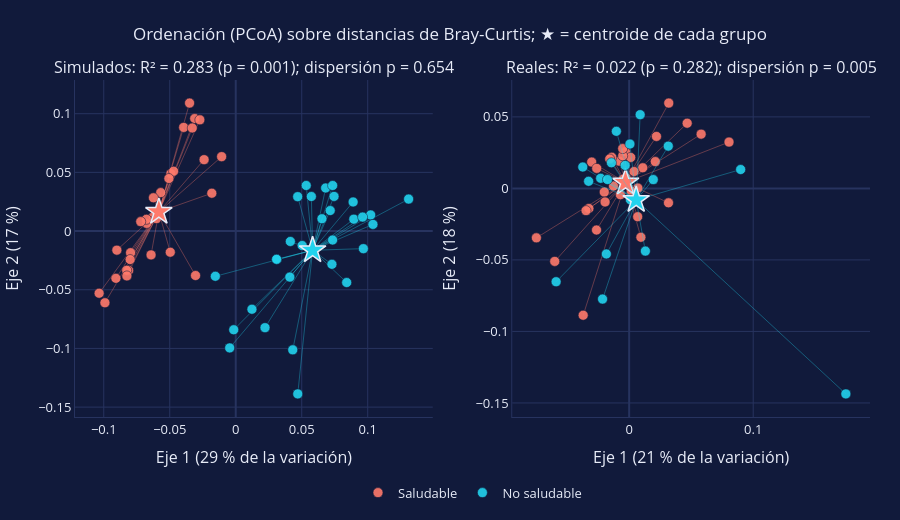

This figure's notebook cell:
### Markdown cell above
**Qué hacemos.** La ordenación del taller mostraba nubes de puntos. Ahora cada punto dice qué muestra es, se marca con una estrella el **centroide** de cada grupo y una línea une cada muestra con él. La longitud de esas líneas es exactamente lo que compara PERMDISP.

### 4.1 Una ordenación que se puede interrogar

### Code cell
resultados = {}                                          # PERMANOVA y PERMDISP de cada caso, para los títulos
for caso, matriz, grupo in [("Simulados", D_sim, etiquetas_sim), ("Reales", D, etiquetas)]:
    F_caso, R2_caso, p_caso = permanova(matriz, grupo)
    _, F_disp, p_disp = permdisp(matriz, grupo)
    resultados[caso] = dict(F=F_caso, R2=R2_caso, p=p_caso, F_disp=F_disp, p_disp=p_disp)

fig_ord = make_subplots(rows=1, cols=2, subplot_titles=[
    f"{caso}: R² = {r['R2']:.3f} (p = {r['p']:.3f}); dispersión p = {r['p_disp']:.3f}" for caso, r in resultados.items()])
for columna, (tabla, matriz) in enumerate([(datos_sim, D_sim), (datos, D)], start=1):
    coords = pcoa(matriz)                                # columna 0 = eje 1, columna 1 = eje 2
    explicado = 100 * (coords ** 2).sum(axis=0) / (coords ** 2).sum()   # % de la variación que recoge cada eje
    for g in GRUPOS:
        m = (tabla.grupo == g).to_numpy()                # máscara: True en las muestras del grupo g
        cx, cy = coords[m, 0].mean(), coords[m, 1].mean()   # centroide del grupo: el promedio de sus coordenadas
        # una línea de cada muestra a su centroide: su longitud es lo que mide PERMDISP (None corta la línea entre muestras)
        rayos_x = [v for px in coords[m, 0] for v in (cx, px, None)]
        rayos_y = [v for py in coords[m, 1] for v in (cy, py, None)]
        fig_ord.add_trace(go.Scatter(x=rayos_x, y=rayos_y, mode="lines", line=dict(color=con_alfa(COLORES[g], 0.35), width=1),
                                     hoverinfo="skip", legendgroup=g, showlegend=False), row=1, col=columna)
        fig_ord.add_trace(go.Scatter(
            x=coords[m, 0], y=coords[m, 1], mode="markers", name=g,
            marker=dict(color=COLORES[g], size=10, opacity=0.9, line=dict(width=0.6, color=P["panel"])),
            text=list(tabla.index[m]), customdata=tabla.shannon[m].to_numpy(),
            hovertemplate="%{text}<br>Shannon = %{customdata:.3f}<extra>" + g + "</extra>",
            legendgroup=g, showlegend=(columna == 1)), row=1, col=columna)
        # el centroide, marcado con una estrella
        fig_ord.add_trace(go.Scatter(
            x=[cx], y=[cy], mode="markers", name="centroide",
            marker=dict(symbol="star", size=20, color=COLORES[g], line=dict(color=P["texto"], width=1.5)),
            hovertemplate="centroide de " + g.lower() + "<extra></extra>", legendgroup=g, showlegend=False), row=1, col=columna)
    fig_ord.update_xaxes(title_text=f"Eje 1 ({explicado[0]:.0f} % de la variación)", row=1, col=columna)
    fig_ord.update_yaxes(title_text=f"Eje 2 ({explicado[1]:.0f} %)", row=1, col=columna)
estilo(fig_ord, "Ordenación (PCoA) sobre distancias de Bray-Curtis; ★ = centroide de cada grupo", alto=520)
fig_ord.show()

### Figure 1 — Plotly figure (JSON) as saved in the notebook; plotly's stock layout.template omitted (floating-point values rounded to 4 significant figures)
{"data": [{"hoverinfo": "skip", "legendgroup": "Saludable", "line": {"color": "rgba(255,122,107,0.35)", "width": 1}, "mode": "lines", "showlegend": false, "type": "scatter", "x": [-0.05825, -0.04916, null, -0.05825, -0.08116, null, -0.05825, -0.05683, null, -0.05825, -0.03497, null, -0.05825, -0.08261, null, -0.05825, -0.04709, null, -0.05825, -0.03944, null, -0.05825, -0.01068, null, -0.05825, -0.07966, null, -0.05825, -0.06749, null, -0.05825, -0.04959, null, -0.05825, -0.02397, null, -0.05825, -0.0624, null, -0.05825, -0.03106, null, -0.05825, -0.06235, null, -0.05825, -0.0272, null, -0.05825, -0.1035, null, -0.05825, -0.06415, null, -0.05825, -0.03295, null, -0.05825, -0.01812, null, -0.05825, -0.09078, null, -0.05825, -0.09911, null, -0.05825, -0.05063, null, -0.05825, -0.08, null, -0.05825, -0.08246, null, -0.05825, -0.03045, null, -0.05825, -0.09006, null, -0.05825, -0.06763, null, -0.05825, -0.06008, null, -0.05825, -0.07196, null], "xaxis": "x", "y": [0.01636, 0.04888, null, 0.01636, -0.03352, null, 0.01636, 0.03275, null, 0.01636, 0.109, null, 0.01636, -0.0334, null, 0.01636, 0.05095, null, 0.01636, 0.08831, null, 0.01636, 0.06341, null, 0.01636, -0.01842, null, 0.01636, 0.006536, null, 0.01636, -0.01803, null, 0.01636, 0.06084, null, 0.01636, 0.01218, null, 0.01636, 0.09584, null, 0.01636, 0.02836, null, 0.01636, 0.09476, null, 0.01636, -0.05297, null, 0.01636, -0.0203, null, 0.01636, 0.08779, null, 0.01636, 0.03225, null, 0.01636, -0.04028, null, 0.01636, -0.06108, null, 0.01636, 0.04478, null, 0.01636, -0.02428, null, 0.01636, -0.03821, null, 0.01636, -0.03789, null, 0.01636, -0.01626, null, 0.01636, 0.01001, null, 0.01636, 0.0106, null, 0.01636, 0.008042, null], "yaxis": "y"}, {"customdata": [7.44, 7.492, 7.385, 7.55, 7.512, 7.465, 7.464, 7.495, 7.467, 7.469, 7.516, 7.506, 7.477, 7.476, 7.488, 7.449, 7.46, 7.507, 7.473, 7.411, 7.456, 7.513, 7.468, 7.473, 7.512, 7.571, 7.444, 7.547, 7.418, 7.489], "hovertemplate": "%{text}<br>Shannon = %{customdata:.3f}<extra>Saludable</extra>", "legendgroup": "Saludable", "marker": {"color": "#FF7A6B", "line": {"color": "#111A3B", "width": 0.6}, "opacity": 0.9, "size": 10}, "mode": "markers", "name": "Saludable", "showlegend": true, "text": ["S01", "S02", "S03", "S04", "S05", "S06", "S07", "S08", "S09", "S10", "S11", "S12", "S13", "S14", "S15", "S16", "S17", "S18", "S19", "S20", "S21", "S22", "S23", "S24", "S25", "S26", "S27", "S28", "S29", "S30"], "type": "scatter", "x": [-0.04916, -0.08116, -0.05683, -0.03497, -0.08261, -0.04709, -0.03944, -0.01068, -0.07966, -0.06749, -0.04959, -0.02397, -0.0624, -0.03106, -0.06235, -0.0272, -0.1035, -0.06415, -0.03295, -0.01812, -0.09078, -0.09911, -0.05063, -0.08, -0.08246, -0.03045, -0.09006, -0.06763, -0.06008, -0.07196], "xaxis": "x", "y": [0.04888, -0.03352, 0.03275, 0.109, -0.0334, 0.05095, 0.08831, 0.06341, -0.01842, 0.006536, -0.01803, 0.06084, 0.01218, 0.09584, 0.02836, 0.09476, -0.05297, -0.0203, 0.08779, 0.03225, -0.04028, -0.06108, 0.04478, -0.02428, -0.03821, -0.03789, -0.01626, 0.01001, 0.0106, 0.008042], "yaxis": "y"}, {"hovertemplate": "centroide de saludable<extra></extra>", "legendgroup": "Saludable", "marker": {"color": "#FF7A6B", "line": {"color": "#E8ECF8", "width": 1.5}, "size": 20, "symbol": "star"}, "mode": "markers", "name": "centroide", "showlegend": false, "type": "scatter", "x": [-0.05825], "xaxis": "x", "y": [0.01636], "yaxis": "y"}, {"hoverinfo": "skip", "legendgroup": "No saludable", "line": {"color": "rgba(34,211,238,0.35)", "width": 1}, "mode": "lines", "showlegend": false, "type": "scatter", "x": [0.05825, -0.01545, null, 0.05825, 0.07448, null, 0.05825, 0.0432, null, 0.05825, 0.08408, null, 0.05825, 0.1023, null, 0.05825, 0.0734, null, 0.05825, 0.01228, null, 0.05825, 0.08949, null, 0.05825, 0.06533, null, 0.05825, 0.104, null, 0.05825, 0.08895, null, 0.05825, 0.03118, null, 0.05825, 0.04101, null, 0.05825, 0.05035, null, 0.05825, 0.02218, null, 0.05825, -0.004562, null, 0.05825, 0.05341, null, 0.05825, 0.09613, null, 0.05825, 0.07158, null, 0.05825, 0.04139, null, 0.05825, 0.09672, null, 0.05825, 0.131, null, 0.05825, 0.04695, null, 0.05825, -0.001505, null, 0.05825, 0.07289, null, 0.05825, 0.06813, null, 0.05825, 0.03094, null, 0.05825, 0.05731, null, 0.05825, 0.07342, null, 0.05825, 0.04702, null], "xaxis": "x", "y": [-0.01636, -0.03854, null, -0.01636, 0.02953, null, -0.01636, -0.1012, null, -0.01636, -0.04387, null, -0.01636, 0.01374, null, -0.01636, -0.007657, null, -0.01636, -0.06663, null, -0.01636, 0.01015, null, -0.01636, 0.01049, null, -0.01636, 0.005683, null, -0.01636, 0.02477, null, -0.01636, -0.02424, null, -0.01636, -0.03924, null, -0.01636, -0.01232, null, -0.01636, -0.0823, null, -0.01636, -0.09955, null, -0.01636, 0.03882, null, -0.01636, 0.01189, null, -0.01636, 0.01745, null, -0.01636, -0.008882, null, -0.01636, -0.01499, null, -0.01636, 0.02723, null, -0.01636, 0.0293, null, -0.01636, -0.08409, null, -0.01636, -0.02834, null, -0.01636, 0.03669, null, -0.01636, -0.02407, null, -0.01636, 0.02942, null, -0.01636, 0.0388, null, -0.01636, -0.1387, null], "yaxis": "y"}, {"customdata": [7.362, 7.488, 7.462, 7.477, 7.376, 7.454, 7.394, 7.397, 7.445, 7.464, 7.43, 7.389, 7.379, 7.492, 7.45, 7.456, 7.529, 7.379, 7.548, 7.578, 7.501, 7.461, 7.387, 7.47, 7.398, 7.419, 7.405, 7.434, 7.484, 7.392], "hovertemplate": "%{text}<br>Shannon = %{customdata:.3f}<extra>No saludable</extra>", "legendgroup": "No saludable", "marker": {"color": "#22D3EE", "line": {"color": "#111A3B", "width": 0.6}, "opacity": 0.9, "size": 10}, "mode": "markers", "name": "No saludable", "showlegend": true, "text": ["N01", "N02", "N03", "N04", "N05", "N06", "N07", "N08", "N09", "N10", "N11", "N12", "N13", "N14", "N15", "N16", "N17", "N18", "N19", "N20", "N21", "N22", "N23", "N24", "N25", "N26", "N27", "N28", "N29", "N30"], "type": "scatter", "x": [-0.01545, 0.07448, 0.0432, 0.08408, 0.1023, 0.0734, 0.01228, 0.08949, 0.06533, 0.104, 0.08895, 0.03118, 0.04101, 0.05035, 0.02218, -0.004562, 0.05341, 0.09613, 0.07158, 0.04139, 0.09672, 0.131, 0.04695, -0.001505, 0.07289, 0.06813, 0.03094, 0.05731, 0.07342, 0.04702], "xaxis": "x", "y": [-0.03854, 0.02953, -0.1012, -0.04387, 0.01374, -0.007657, -0.06663, 0.01015, 0.01049, 0.005683, 0.02477, -0.02424, -0.03924, -0.01232, -0.0823, -0.09955, 0.03882, 0.01189, 0.01745, -0.008882, -0.01499, 0.02723, 0.0293, -0.08409, -0.02834, 0.03669, -0.02407, 0.02942, 0.0388, -0.1387], "yaxis": "y"}, {"hovertemplate": "centroide de no saludable<extra></extra>", "legendgroup": "No saludable", "marker": {"color": "#22D3EE", "line": {"color": "#E8ECF8", "width": 1.5}, "size": 20, "symbol": "star"}, "mode": "markers", "name": "centroide", "showlegend": false, "type": "scatter", "x": [0.05825], "xaxis": "x", "y": [-0.01636], "yaxis": "y"}, {"hoverinfo": "skip", "legendgroup": "Saludable", "line": {"color": "rgba(255,122,107,0.35)", "width": 1}, "mode": "lines", "showlegend": false, "type": "scatter", "x": [-0.002915, -0.002516, null, -0.002915, -0.02006, null, -0.002915, -0.03018, null, -0.002915, -0.007875, null, -0.002915, -0.02631, null, -0.002915, -0.05999, null, -0.002915, -0.02613, null, -0.002915, -0.07478, null, -0.002915, -0.002959, null, -0.002915, 0.001252, null, -0.002915, 0.03193, null, -0.002915, 0.04677, null, -0.002915, 0.009461, null, -0.002915, 0.03171, null, -0.002915, -0.005186, null, -0.002915, -0.014, null, -0.002915, 0.02108, null, -0.002915, 0.00704, null, -0.002915, -0.00521, null, -0.002915, 0.02201, null, -0.002915, 0.01094, null, -0.002915, -0.01941, null, -0.002915, -0.004841, null, -0.002915, 0.003947, null, -0.002915, -0.01567, null, -0.002915, 0.006857, null, -0.002915, 0.003935, null, -0.002915, -0.03246, null, -0.002915, -0.03474, null, -0.002915, -0.03707, null, -0.002915, -0.01263, null, -0.002915, -0.007102, null, -0.002915, 0.001659, null, -0.002915, 0.08051, null, -0.002915, 0.05802, null], "xaxis": "x2", "y": [0.004155, 0.007413, null, 0.004155, -0.002559, null, 0.004155, 0.01839, null, 0.004155, 0.019, null, 0.004155, -0.02913, null, 0.004155, -0.05103, null, 0.004155, 0.014, null, 0.004155, -0.03457, null, 0.004155, 0.02558, null, 0.004155, 0.02166, null, 0.004155, 0.05964, null, 0.004155, 0.0456, null, 0.004155, -0.03416, null, 0.004155, -0.01008, null, 0.004155, 0.02279, null, 0.004155, 0.0218, null, 0.004155, 0.01874, null, 0.004155, 0.0002277, null, 0.004155, 0.02783, null, 0.004155, 0.03634, null, 0.004155, 0.01442, null, 0.004155, -0.009501, null, 0.004155, 0.006482, null, 0.004155, -0.003586, null, 0.004155, 0.02056, null, 0.004155, -0.01979, null, 0.004155, 0.01181, null, 0.004155, -0.01404, null, 0.004155, -0.01553, null, 0.004155, -0.08867, null, 0.004155, 0.001678, null, 0.004155, -0.004392, null, 0.004155, -0.001814, null, 0.004155, 0.03239, null, 0.004155, 0.03795, null], "yaxis": "y2"}, {"customdata": [7.518, 7.493, 7.464, 7.52, 7.44, 7.371, 7.473, 7.379, 7.509, 7.517, 7.508, 7.587, 7.475, 7.483, 7.504, 7.49, 7.5, 7.515, 7.522, 7.533, 7.506, 7.484, 7.49, 7.465, 7.458, 7.442, 7.492, 7.4, 7.4, 7.359, 7.461, 7.449, 7.344, 7.592, 7.603], "hovertemplate": "%{text}<br>Shannon = %{customdata:.3f}<extra>Saludable</extra>", "legendgroup": "Saludable", "marker": {"color": "#FF7A6B", "line": {"color": "#111A3B", "width": 0.6}, "opacity": 0.9, "size": 10}, "mode": "markers", "name": "Saludable", "showlegend": false, "text": ["MP2047", "MP2048", "MP2049", "MP2050", "MP2057", "MP2058", "MP2059", "MP2060", "MP2067", "MP2068", "MP2069", "MP2070", "MP2077", "MP2078", "MP2087", "MP2089", "MP2090", "MP2097", "MP2098", "MP2099", "MP2100", "MP2107", "MP2108", "MP2110", "MP2117", "MP2118", "MP2119", "MP2120", "MP2127", "MP2128", "MP2129", "MP2130", "MP2138", "MP2139", "MP2140"], "type": "scatter", "x": [-0.002516, -0.02006, -0.03018, -0.007875, -0.02631, -0.05999, -0.02613, -0.07478, -0.002959, 0.001252, 0.03193, 0.04677, 0.009461, 0.03171, -0.005186, -0.014, 0.02108, 0.00704, -0.00521, 0.02201, 0.01094, -0.01941, -0.004841, 0.003947, -0.01567, 0.006857, 0.003935, -0.03246, -0.03474, -0.03707, -0.01263, -0.007102, 0.001659, 0.08051, 0.05802], "xaxis": "x2", "y": [0.007413, -0.002559, 0.01839, 0.019, -0.02913, -0.05103, 0.014, -0.03457, 0.02558, 0.02166, 0.05964, 0.0456, -0.03416, -0.01008, 0.02279, 0.0218, 0.01874, 0.0002277, 0.02783, 0.03634, 0.01442, -0.009501, 0.006482, -0.003586, 0.02056, -0.01979, 0.01181, -0.01404, -0.01553, -0.08867, 0.001678, -0.004392, -0.001814, 0.03239, 0.03795], "yaxis": "y2"}, {"hovertemplate": "centroide de saludable<extra></extra>", "legendgroup": "Saludable", "marker": {"color": "#FF7A6B", "line": {"color": "#E8ECF8", "width": 1.5}, "size": 20, "symbol": "star"}, "mode": "markers", "name": "centroide", "showlegend": false, "type": "scatter", "x": [-0.002915], "xaxis": "x2", "y": [0.004155], "yaxis": "y2"}, {"hoverinfo": "skip", "legendgroup": "No saludable", "line": {"color": "rgba(34,211,238,0.35)", "width": 1}, "mode": "lines", "showlegend": false, "type": "scatter", "x": [0.005668, -0.02296, null, 0.005668, -0.0143, null, 0.005668, -0.05888, null, 0.005668, -0.01748, null, 0.005668, -0.01839, null, 0.005668, 0.08988, null, 0.005668, 0.01942, null, 0.005668, 0.1747, null, 0.005668, 0.008877, null, 0.005668, 0.0006121, null, 0.005668, -0.01032, null, 0.005668, 0.03153, null, 0.005668, 0.001007, null, 0.005668, -0.003214, null, 0.005668, 0.01308, null, 0.005668, -0.03738, null, 0.005668, -0.02145, null, 0.005668, -0.03268, null], "xaxis": "x2", "y": [-0.008079, 0.007059, null, -0.008079, 0.01792, null, -0.008079, -0.06525, null, -0.008079, 0.006169, null, -0.008079, -0.04584, null, -0.008079, 0.01319, null, -0.008079, 0.006162, null, -0.008079, -0.1437, null, -0.008079, 0.05155, null, -0.008079, 0.03102, null, -0.008079, 0.0399, null, -0.008079, 0.02956, null, -0.008079, -0.007928, null, -0.008079, 0.01608, null, -0.008079, -0.04384, null, -0.008079, 0.01494, null, -0.008079, -0.0774, null, -0.008079, 0.004955, null], "yaxis": "y2"}, {"customdata": [7.466, 7.486, 7.318, 7.506, 7.438, 7.533, 7.499, 6.819, 7.518, 7.497, 7.499, 7.491, 7.351, 7.499, 7.418, 7.476, 7.246, 7.453], "hovertemplate": "%{text}<br>Shannon = %{customdata:.3f}<extra>No saludable</extra>", "legendgroup": "No saludable", "marker": {"color": "#22D3EE", "line": {"color": "#111A3B", "width": 0.6}, "opacity": 0.9, "size": 10}, "mode": "markers", "name": "No saludable", "showlegend": false, "text": ["MD2055", "MD2056", "MD2065", "MD2066", "MD2075", "MD2076", "MD2085", "MD2086", "MD2095", "MD2096", "MD2105", "MD2106", "MD2115", "MD2116", "MD2125", "MD2126", "MD2135", "MD2136"], "type": "scatter", "x": [-0.02296, -0.0143, -0.05888, -0.01748, -0.01839, 0.08988, 0.01942, 0.1747, 0.008877, 0.0006121, -0.01032, 0.03153, 0.001007, -0.003214, 0.01308, -0.03738, -0.02145, -0.03268], "xaxis": "x2", "y": [0.007059, 0.01792, -0.06525, 0.006169, -0.04584, 0.01319, 0.006162, -0.1437, 0.05155, 0.03102, 0.0399, 0.02956, -0.007928, 0.01608, -0.04384, 0.01494, -0.0774, 0.004955], "yaxis": "y2"}, {"hovertemplate": "centroide de no saludable<extra></extra>", "legendgroup": "No saludable", "marker": {"color": "#22D3EE", "line": {"color": "#E8ECF8", "width": 1.5}, "size": 20, "symbol": "star"}, "mode": "markers", "name": "centroide", "showlegend": false, "type": "scatter", "x": [0.005668], "xaxis": "x2", "y": [-0.008079], "yaxis": "y2"}], "layout": {"annotations": [{"font": {"size": 16}, "showarrow": false, "text": "Simulados: R² = 0.283 (p = 0.001); dispersión p = 0.654", "x": 0.225, "xanchor": "center", "xref": "paper", "y": 1.0, "yanchor": "bottom", "yref": "paper"}, {"font": {"size": 16}, "showarrow": false, "text": "Reales: R² = 0.022 (p = 0.282); dispersión p = 0.005", "x": 0.775, "xanchor": "center", "xref": "paper", "y": 1.0, "yanchor": "bottom", "yref": "paper"}], "font": {"color": "#E8ECF8", "size": 13}, "height": 520, "hoverlabel": {"bgcolor": "#0B1026", "bordercolor": "#FFD166", "font": {"color": "#E8ECF8", "size": 13}}, "legend": {"bgcolor": "rgba(0,0,0,0)", "orientation": "h", "x": 0.5, "xanchor": "center", "y": -0.18, "yanchor": "top"}, "margin": {"b": 60, "l": 70, "r": 30, "t": 80}, "paper_bgcolor": "#111A3B", "plot_bgcolor": "#111A3B", "title": {"font": {"size": 17}, "text": "Ordenación (PCoA) sobre distancias de Bray-Curtis; ★ = centroide de cada grupo", "x": 0.5, "xanchor": "center"}, "xaxis": {"anchor": "y", "domain": [0.0, 0.45], "gridcolor": "#27335F", "linecolor": "#27335F", "title": {"text": "Eje 1 (29 % de la variación)"}, "zerolinecolor": "#27335F"}, "xaxis2": {"anchor": "y2", "domain": [0.55, 1.0], "gridcolor": "#27335F", "linecolor": "#27335F", "title": {"text": "Eje 1 (21 % de la variación)"}, "zerolinecolor": "#27335F"}, "yaxis": {"anchor": "x", "domain": [0.0, 1.0], "gridcolor": "#27335F", "linecolor": "#27335F", "title": {"text": "Eje 2 (17 %)"}, "zerolinecolor": "#27335F"}, "yaxis2": {"anchor": "x2", "domain": [0.0, 1.0], "gridcolor": "#27335F", "linecolor": "#27335F", "title": {"text": "Eje 2 (18 %)"}, "zerolinecolor": "#27335F"}}}
